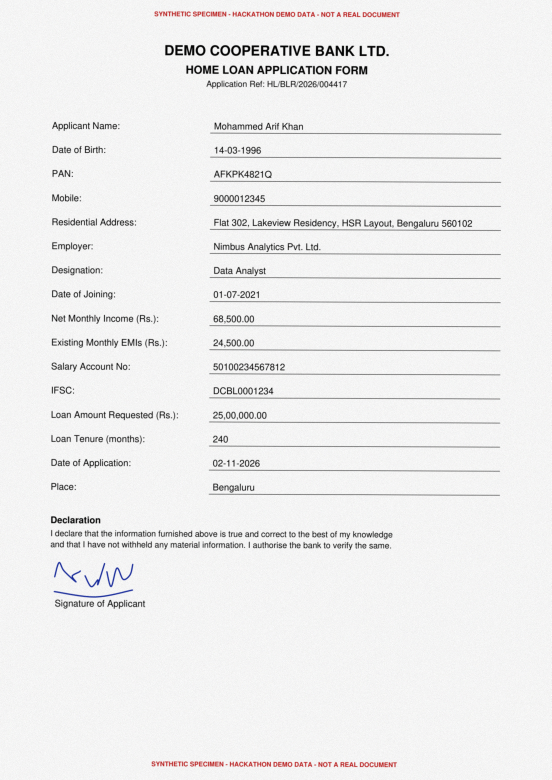
#> input picture dataset/cases/case_genuine/03_loan_application_form.jpg, 1654 x 2339 px (shown at 1/3 size)
$ python -i registry.py   (imports and definitions only)
#> lines starting #> are read from the running program, lines starting #| are printed output that depends on the picture; after the words box and inside, x2 and y2 are one past the last pixel; in counts of white or black regions, pixels touching at a corner belong together
"""Cross-case memory (v1.0): fingerprints of every investigated application, kept locally.

Forgery rings reuse material: the same ID photo under different names, the same salary
account for several "employees", the same payslip file, the same signature. A single
application can look clean while the second application from the same ring is obvious.

Stored per case (no images, no raw documents): normalized applicant name, identifiers (PAN,
account, mobile, ID number, employer + employee ID), SHA-256 of every file, a 64-bit
perceptual hash of each ID-card photo, and a coarse stroke-density grid of each signature
(DCT hashes collide on sparse signature masks, grids do not).
"""
from __future__ import annotations

import json
import os
import time
from pathlib import Path

import cv2
import numpy as np

from .models import Evidence, Finding
from .reasoning.repair import name_key


def photo_region(img_path: str):
    """Largest roughly portrait rectangle on an ID card that is not text: the photo."""
    bgr = cv2.imread(img_path)
#> bgr is the input picture: shape (2339, 1654, 3); mean B, G, R 238.2, 238.2, 238.5
    if bgr is None:
        return None
    g = cv2.cvtColor(bgr, cv2.COLOR_BGR2GRAY)
    H, W = g.shape
#> H = 2339; W = 1654
    edges = cv2.Canny(cv2.GaussianBlur(g, (5, 5), 0), 40, 120)
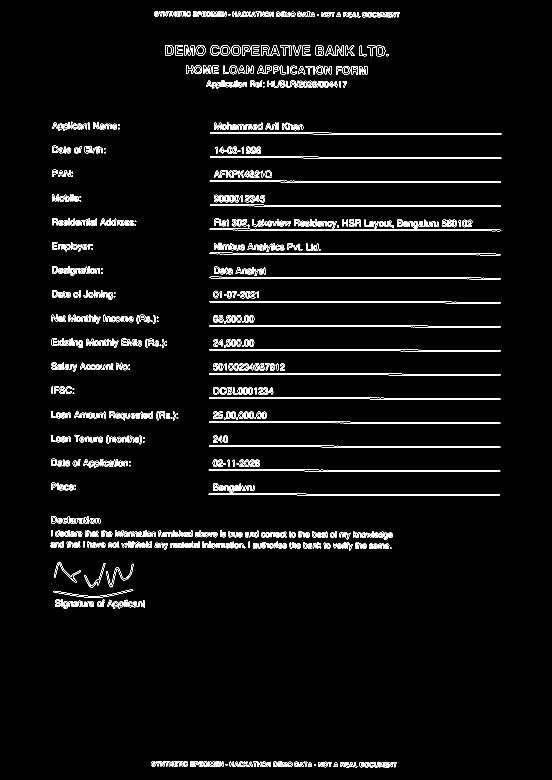
#> edges: shape (2339, 1654) (shown at 1/3 size); 2.4% white in thin lines or dots, all inside (x1, y1, x2, y2) = (152, 33, 1505, 2302)
    edges = cv2.dilate(edges, np.ones((3, 3), np.uint8))
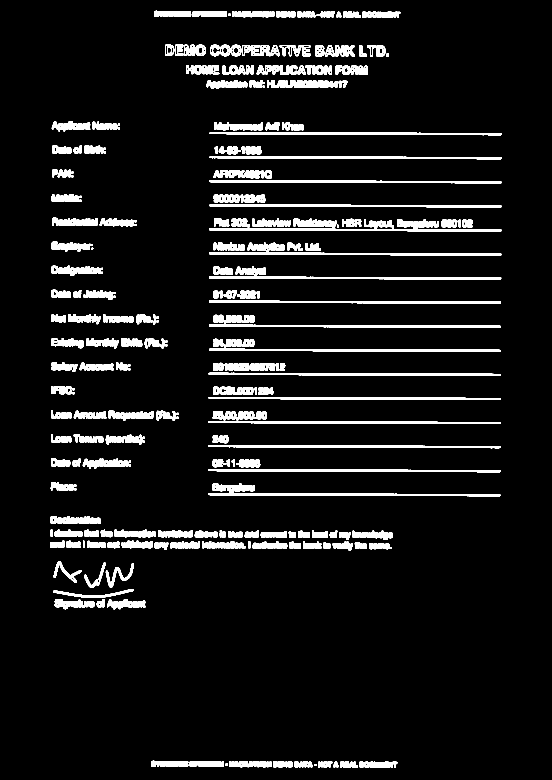
#> edges: shape (2339, 1654) (shown at 1/3 size); 7.3% white; 271 white regions
    cnts, _ = cv2.findContours(edges, cv2.RETR_LIST, cv2.CHAIN_APPROX_SIMPLE)
#> cnts = 1957 contours, 1404 with area under 20; largest, box (x1, y1, x2, y2) and area: (628, 656, 1505, 695) 10083, (625, 1407, 1502, 1417) 4601, (628, 757, 1504, 767) 4594, (629, 396, 1506, 406) 4592, (626, 1118, 1503, 1128) 4588
    best = None
    for c in cnts:
        x, y, w, h = cv2.boundingRect(c)
        a = w * h
        if not (0.04 * W * H <= a <= 0.35 * W * H) or not (0.55 <= w / max(h, 1) <= 0.95):
            continue
        roi = g[y:y + h, x:x + w]
        if float(roi.std()) < 15:
            continue
        if best is None or a > best[2] * best[3]:
            best = (x, y, w, h)
#> this loop made 1957 passes
#> (c, x, y, w, h, a) on passes 1, 3, 5: ([[1082, 2299], [1083, 2298], [1084, 2299], [1083, 2300]], 1082, 2298, 3, 3, 9), ([[1038, 2299], [1039, 2298], [1040, 2299], [1039, 2300]], 1038, 2298, 3, 3, 9), ([[1154, 2298], [1155, 2297], [1156, 2298], [1155, 2299]], 1154, 2297, 3, 3, 9)
    return best


# [11 lines left out: functions phash, sig_grid, not called in this run]


def _ham(a: str, b: str) -> int:
    return sum(x != y for x, y in zip(a, b)) + abs(len(a) - len(b))


# [41 lines left out: functions _grid_iou, fingerprint, not called in this run]


class Registry:
    # [204 lines left out: functions __init__, check, register, not called in this run]


class _FileLock:
    """Cross-process lock using an exclusively created lock file (no extra dependency). A lock older than
    `stale` seconds is treated as left behind by a crashed process and removed."""

    def __init__(self, path: Path, timeout: float = 30.0, stale: float = 120.0):
        self.path, self.timeout, self.stale = path, timeout, stale

    # [18 lines left out: function __enter__, not called in this run]

    def __exit__(self, *exc):
        self.path.unlink(missing_ok=True)

>>> result = photo_region('../dataset/cases/case_genuine/03_loan_application_form.jpg')

$ run again, on dataset/cases/case_genuine/04_identity_card.jpg
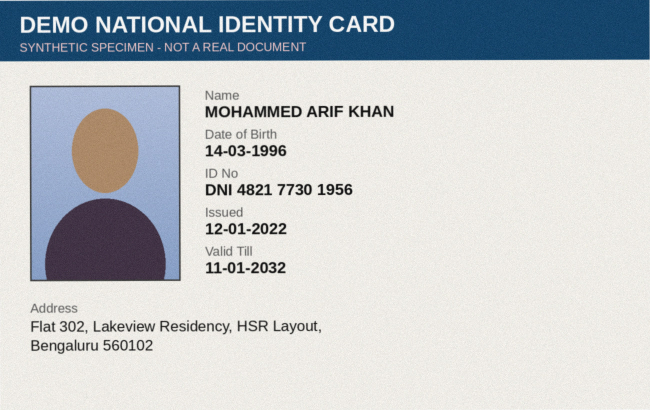
#> input picture dataset/cases/case_genuine/04_identity_card.jpg, 1300 x 820 px (shown at 1/2 size)
#> in photo_region, bgr is the input picture: shape (820, 1300, 3); mean B, G, R 201.3, 198, 193.3
#> in photo_region, `edges = cv2.Canny(cv2.GaussianBlur(g, (5, 5), 0), 40, 120)`:
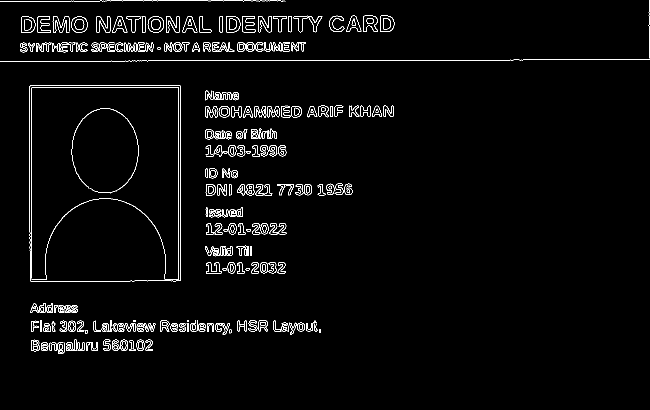
#> edges: shape (820, 1300) (shown at 1/2 size); 2.4% white in thin lines or dots, all inside (x1, y1, x2, y2) = (0, 0, 1300, 708)
#> in photo_region, `edges = cv2.dilate(edges, np.ones((3, 3), np.uint8))`:
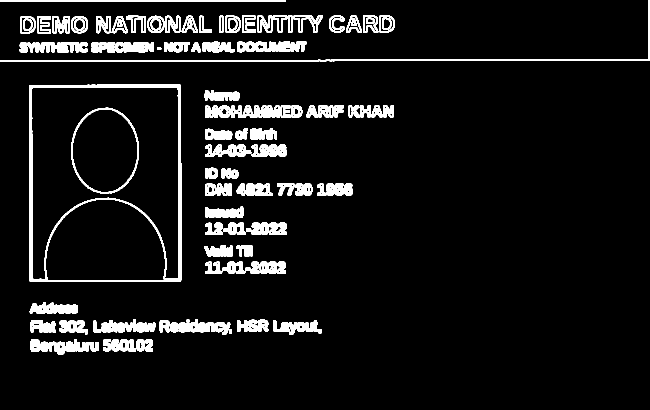
#> edges: shape (820, 1300) (shown at 1/2 size); 7.4% white; 91 white regions
#> cnts = 703 contours, 458 with area under 20; largest, box (x1, y1, x2, y2) and area: (58, 169, 363, 564) 119344, (63, 175, 357, 559) 79214, (91, 398, 331, 562) 32046, (142, 215, 278, 388) 18290, (144, 218, 276, 385) 16954
#> the loop in photo_region, `for c in cnts:` made 703 passes
#> (x, y, w, h, a) on passes 1, 2, 3, 6, 8, 9, 11, 12: (68, 699, 4, 3, 12), (279, 698, 4, 3, 12), (263, 698, 4, 3, 12), (125, 696, 3, 4, 12), (235, 693, 3, 4, 12), (67, 693, 8, 5, 40), (229, 692, 5, 5, 25), (218, 692, 3, 5, 15)
#> result = (58, 169, 305, 395)
